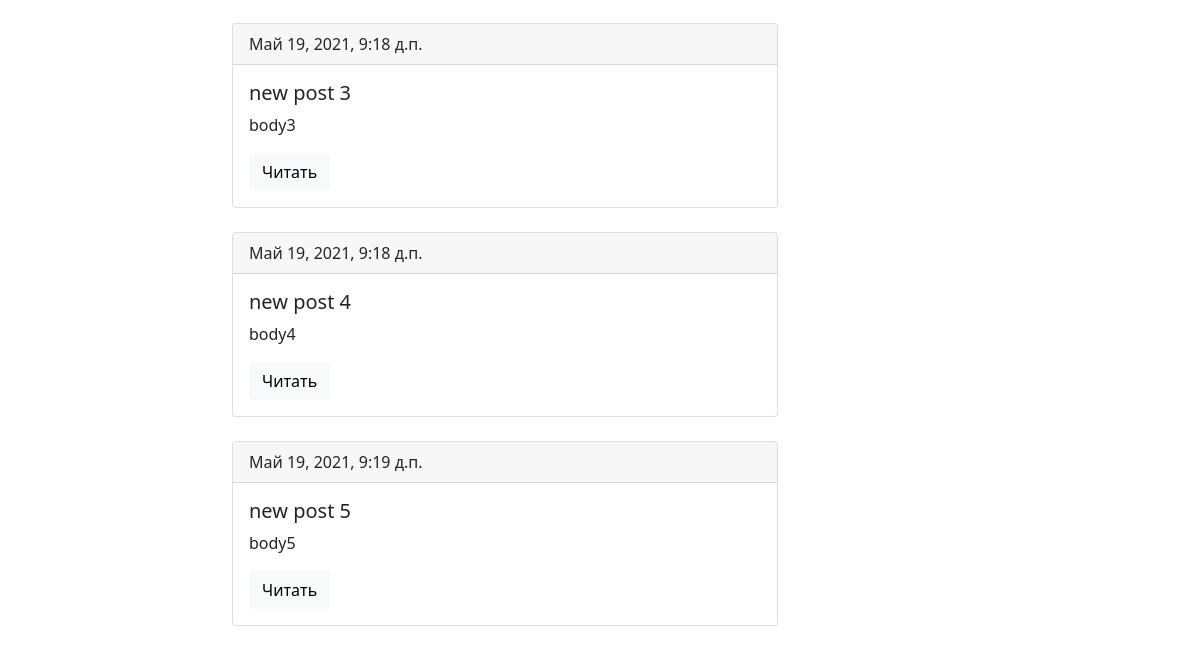
/blog/ (lower part), run on an earlier commit of the app's database.
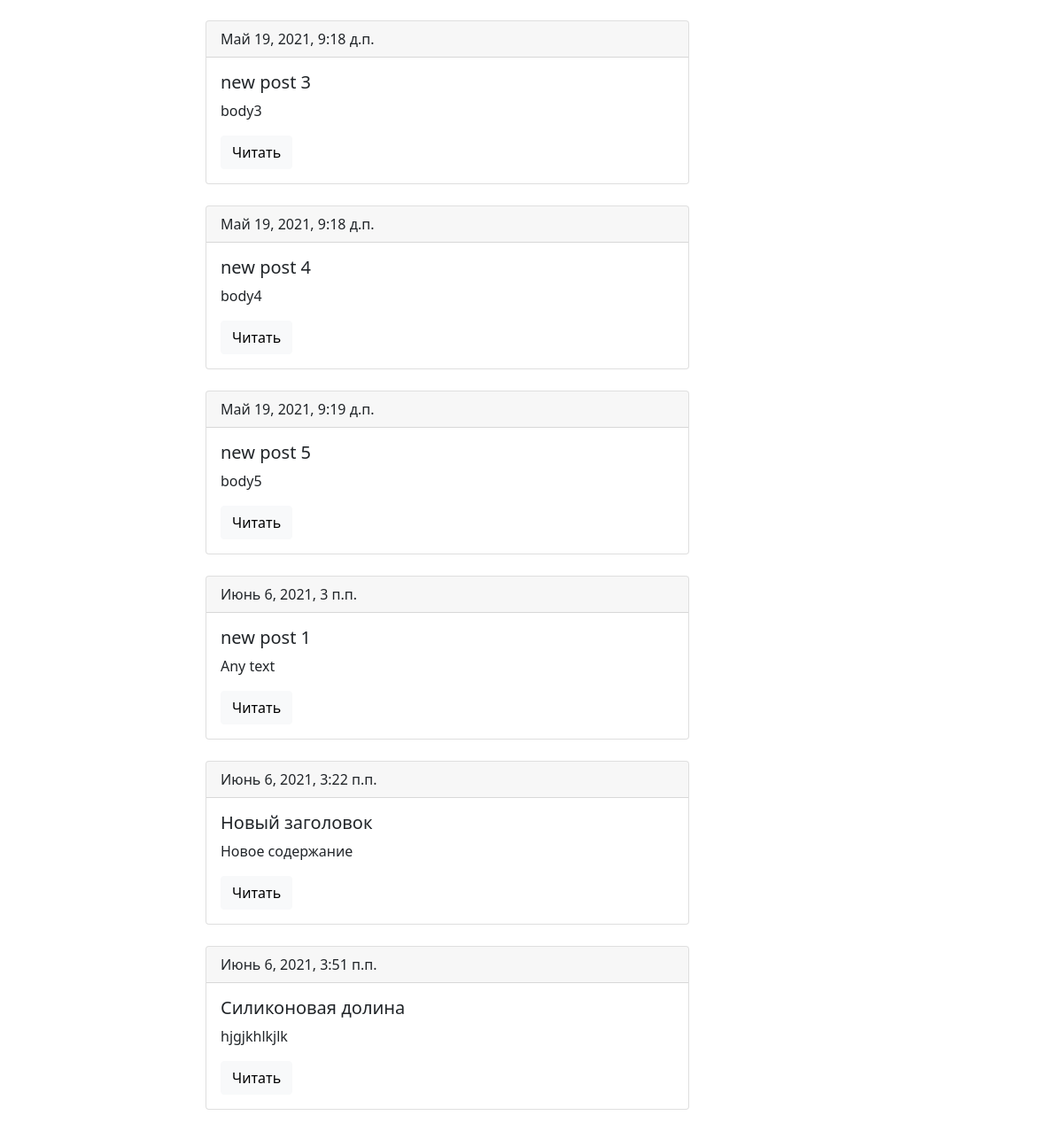
And on a later commit of the database.
### blog/models.py (models this page shows, shortened)
class Post(models.Model):
    title = models.CharField(max_length=150, db_index=True, verbose_name="Заголовок")
    slug = models.SlugField(max_length=150, blank=True, unique=True, verbose_name="Слаг")
    body = models.TextField(blank=True, db_index=True, verbose_name="Содержание")
    tags = models.ManyToManyField('Tag', blank=True, related_name='posts')
    date_pub = models.DateTimeField(auto_now_add=True, verbose_name="Дата")
    def get_absolute_url(self):
        return reverse('post_detail_url', kwargs={'slug': self.slug})

### blog/views.py (the view)
# urls.py: path('', posts_list, name='posts_list_url'),
def posts_list(request):
    posts = Post.objects.all()
    return render(request, 'blog/index.html', context={'posts': posts})

### blog/templates/blog/index.html (shortened to what this page needs)
{% extends 'blog/base_blog.html' %}
{% block content %}
	{% for post in posts %}
	    <div class="card mb-4">
            <div class="card-header">
                {{ post.date_pub }}
            </div>
            <div class="card-body">
                <h5 class="card-title">{{ post.title }}</h5>
                <p class="card-text">{{ post.body|truncatewords:15 }}</p>
                <a href="{{ post.get_absolute_url }}" class="btn btn-light">
				    Читать
				</a>
            </div>
        </div>
    {% endfor %}
{% endblock %}

What changed in the data, as far as the page shows it:
added Post: date_pub "Июнь 6, 2021, 3 п.п.", title "new post 1", body "Any text"
added Post: date_pub "Июнь 6, 2021, 3:22 п.п.", title "Новый заголовок", body "Новое содержание"
added Post: date_pub "Июнь 6, 2021, 3:51 п.п.", title "Силиконовая долина", body "hjgjkhlkjlk"
